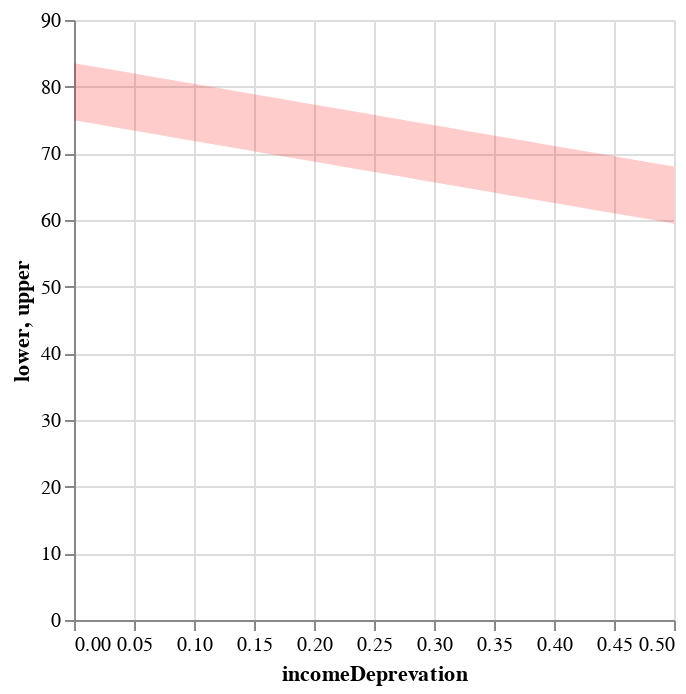

Notebook code cell kept with this figure:
### Markdown cell above
Calculate ±1.96 × residual standard deviation (will show where approximately 95% of your existing data points fall relative to the regression line)

### Code cell
# Add rough-confidence band (simplified - using residual std)
residual_std = data['residual'].std()
trend_data['upper'] = trend_data['predicted_maleLE'] + 1.96 * residual_std
trend_data['lower'] = trend_data['predicted_maleLE'] - 1.96 * residual_std

band = alt.Chart(trend_data).mark_area(opacity=0.2, color='red').encode(
    x='incomeDeprevation:Q',
    y='lower:Q',
    y2='upper:Q'
)
band

### Figure 1 — Vega-Lite specification as saved in the notebook (floating-point values rounded to 4 significant figures)
{"config": {"view": {"continuousWidth": 300, "continuousHeight": 300}}, "data": {"name": "data-408c8eef8a021c4cd489fa3af607bbcf"}, "mark": {"type": "area", "color": "red", "opacity": 0.2}, "encoding": {"x": {"field": "incomeDeprevation", "type": "quantitative"}, "y": {"field": "lower", "type": "quantitative"}, "y2": {"field": "upper"}}, "$schema": "https://vega.github.io/schema/vega-lite/v5.20.1.json", "datasets": {"data-408c8eef8a021c4cd489fa3af607bbcf": [{"incomeDeprevation": 0.0, "predicted_maleLE": 79.24, "upper": 83.52, "lower": 74.95}, {"incomeDeprevation": 0.01724, "predicted_maleLE": 78.7, "upper": 82.99, "lower": 74.42}, {"incomeDeprevation": 0.03448, "predicted_maleLE": 78.17, "upper": 82.46, "lower": 73.88}, {"incomeDeprevation": 0.05172, "predicted_maleLE": 77.64, "upper": 81.92, "lower": 73.35}, {"incomeDeprevation": 0.06897, "predicted_maleLE": 77.1, "upper": 81.39, "lower": 72.82}, {"incomeDeprevation": 0.08621, "predicted_maleLE": 76.57, "upper": 80.85, "lower": 72.28}, {"incomeDeprevation": 0.1034, "predicted_maleLE": 76.03, "upper": 80.32, "lower": 71.75}, {"incomeDeprevation": 0.1207, "predicted_maleLE": 75.5, "upper": 79.78, "lower": 71.21}, {"incomeDeprevation": 0.1379, "predicted_maleLE": 74.96, "upper": 79.25, "lower": 70.68}, {"incomeDeprevation": 0.1552, "predicted_maleLE": 74.43, "upper": 78.71, "lower": 70.14}, {"incomeDeprevation": 0.1724, "predicted_maleLE": 73.89, "upper": 78.18, "lower": 69.61}, {"incomeDeprevation": 0.1897, "predicted_maleLE": 73.36, "upper": 77.64, "lower": 69.07}, {"incomeDeprevation": 0.2069, "predicted_maleLE": 72.82, "upper": 77.11, "lower": 68.54}, {"incomeDeprevation": 0.2241, "predicted_maleLE": 72.29, "upper": 76.57, "lower": 68.0}, {"incomeDeprevation": 0.2414, "predicted_maleLE": 71.75, "upper": 76.04, "lower": 67.47}, {"incomeDeprevation": 0.2586, "predicted_maleLE": 71.22, "upper": 75.5, "lower": 66.93}, {"incomeDeprevation": 0.2759, "predicted_maleLE": 70.68, "upper": 74.97, "lower": 66.4}, {"incomeDeprevation": 0.2931, "predicted_maleLE": 70.15, "upper": 74.44, "lower": 65.87}, {"incomeDeprevation": 0.3103, "predicted_maleLE": 69.62, "upper": 73.9, "lower": 65.33}, {"incomeDeprevation": 0.3276, "predicted_maleLE": 69.08, "upper": 73.37, "lower": 64.8}, {"incomeDeprevation": 0.3448, "predicted_maleLE": 68.55, "upper": 72.83, "lower": 64.26}, {"incomeDeprevation": 0.3621, "predicted_maleLE": 68.01, "upper": 72.3, "lower": 63.73}, {"incomeDeprevation": 0.3793, "predicted_maleLE": 67.48, "upper": 71.76, "lower": 63.19}, {"incomeDeprevation": 0.3966, "predicted_maleLE": 66.94, "upper": 71.23, "lower": 62.66}, {"incomeDeprevation": 0.4138, "predicted_maleLE": 66.41, "upper": 70.69, "lower": 62.12}, {"incomeDeprevation": 0.431, "predicted_maleLE": 65.87, "upper": 70.16, "lower": 61.59}, {"incomeDeprevation": 0.4483, "predicted_maleLE": 65.34, "upper": 69.62, "lower": 61.05}, {"incomeDeprevation": 0.4655, "predicted_maleLE": 64.8, "upper": 69.09, "lower": 60.52}, {"incomeDeprevation": 0.4828, "predicted_maleLE": 64.27, "upper": 68.55, "lower": 59.98}, {"incomeDeprevation": 0.5, "predicted_maleLE": 63.73, "upper": 68.02, "lower": 59.45}]}}
